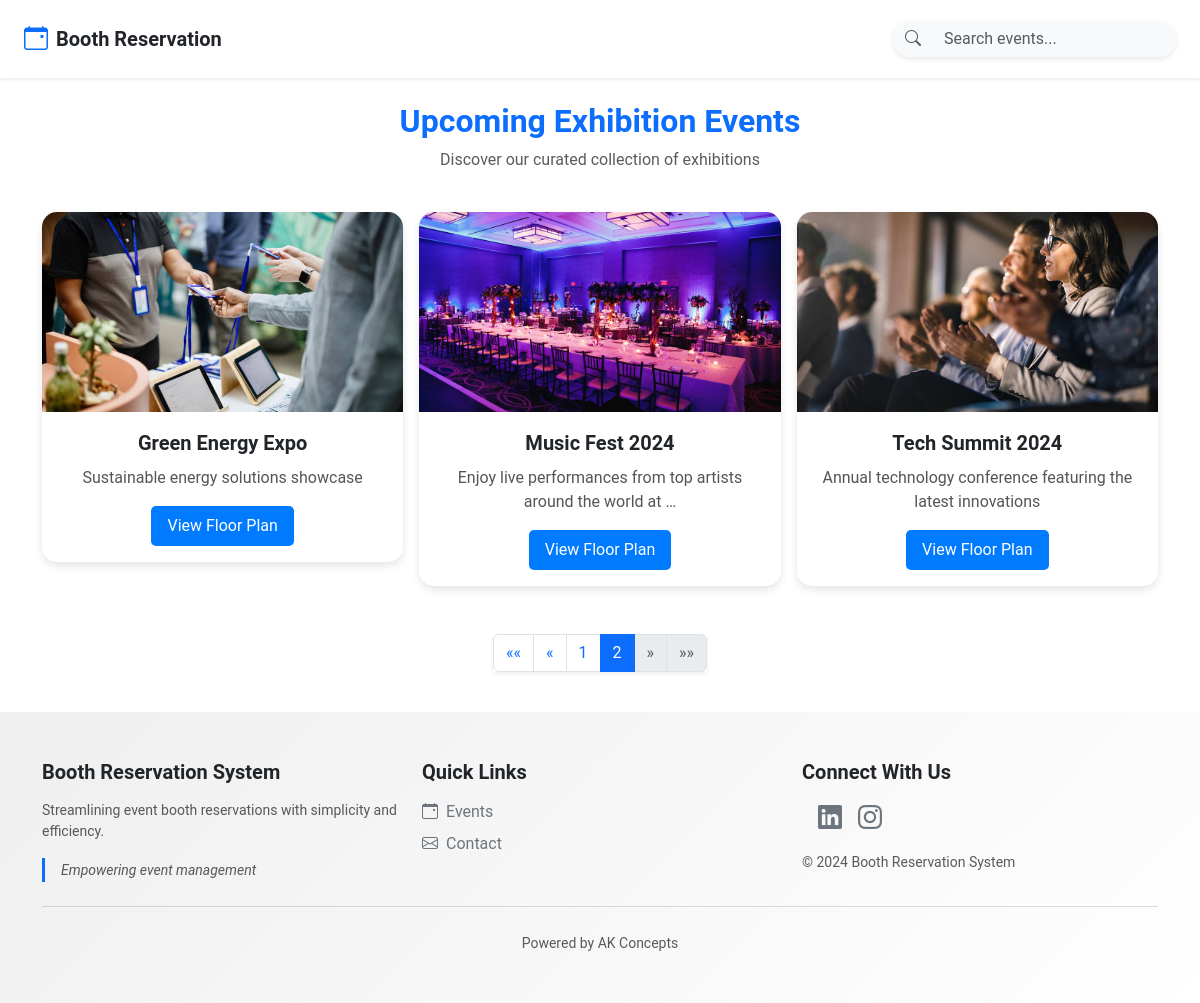
Screenshot of /?page=2 with the database file from the repository.
### reservations/models/event.py (models this page shows, shortened)
class Event(models.Model):
    title = models.CharField(max_length=200)
    description = models.TextField(null=True, blank=True)
    start_date = models.DateTimeField()
    end_date = models.DateTimeField()
    location = models.CharField(max_length=200)
    is_active = models.BooleanField(default=True)
    image = models.ImageField(upload_to='event_images/', null=True, blank=True)  #
    created_at = models.DateTimeField(auto_now_add=True)
    updated_at = models.DateTimeField(auto_now=True)
    class Meta:
        ordering = ['-start_date']
        verbose_name_plural = 'events'

### reservations/views/web.py (the view)
def events_list(request):
    events = Event.objects.order_by('-start_date')
    paginator = Paginator(events, 3)
    page = request.GET.get('page')
    try:
        events_page = paginator.page(page)
    except PageNotAnInteger:
        events_page = paginator.page(1)
    except EmptyPage:
        events_page = paginator.page(paginator.num_pages)
    context = {'events': events_page}
    return render(request, 'reservations/events_list.html', context)

### reservations/templates/reservations/events_list.html (shortened to what this page needs)
{% extends 'reservations/base.html' %}
{% load static %}
{% block extra_css %}
<link href="https://cdn.jsdelivr.net/npm/bootstrap-icons@1.10.0/font/bootstrap-icons.css" rel="stylesheet">
{% endblock %}
{% block content %}
<div>
    <div class="row mb-4">
        <div class="col-12 text-center">
            <h2 class="fw-bold text-primary mb-2">Upcoming Exhibition Events</h2>
            <p class="text-muted">Discover our curated collection of exhibitions</p>
        </div>
    </div>
    <div class="row g-3 row-cols-1 row-cols-md-2 row-cols-lg-3">
        {% for event in events %}
        <div class="col">
            <div class="news-card">
                {% if event.image %}
                <img src="{{ event.image.url }}" class="news-image" alt="{{ event.title }}">
                {% endif %}
                <div class="news-content">
                    <div class="news-title">{{ event.title }}</div>
                    <div class="news-description">{{ event.description|truncatewords:10 }}</div>
                    <a href="{% url 'reservations:floor_plan' event.id %}" class="play-button">View Floor Plan</a>
                </div>
            </div>
        </div>
        {% empty %}
        <div class="col-12">
            <div class="alert alert-info text-center">No active events available.</div>
        </div>
        {% endfor %}
    </div>
    {% include 'reservations/pagination.html' with page_obj=events %}
</div>
{% endblock %}

### static/css/styles.css (style rules this page uses)
:root { --primary-blue: #4052d6; --primary-dark-blue: #4052d6; --success-green: #28a745; --danger-red: #dc3545; --warning-yellow: #ffc107; --gray-50: #f8fafc; --gray-100: #f1f5f9; --gray-200: #e2e8f0; --gray-500: #64748b; --gray-700: #334155; --gray-800: #1e293b; --gradient-primary: linear-gradient(135deg, var(--primary-blue) 0%, var(--primary-dark-blue) 100%); --gradient-available: linear-gradient(145deg, #ffffff 0%, #f8f9fa 100%); --gradient-reserved: linear-gradient(145deg, var(--danger-red) 0%, #c82333 100%); --gradient-processing: linear-gradient(145deg, var(--warning-yellow) 0%, #e0a800 100%); --gradient-selected: linear-gradient(145deg, var(--success-green) 0%, #218838 100%); --gradient-header: linear-gradient(135deg, var(--gray-700) 0%, var(--gray-800) 100%); }
body { font-family: 'Roboto', sans-serif; margin: 0; padding: 0; }

### reservations/templates/reservations/events_list.html (style rules this page uses)
.news-card { border-radius: 15px; overflow: hidden; box-shadow: 0 4px 8px rgba(0, 0, 0, 0.1); transition: transform 0.2s; margin-bottom: 1.5rem; }
.news-image { width: 100%; height: 200px; object-fit: cover; }
.news-content { padding: 1rem; text-align: center; }
.news-title { font-size: 1.25rem; font-weight: bold; margin-bottom: 0.5rem; }
.news-description { font-size: 1rem; color: #555; margin-bottom: 1rem; }
.play-button { display: inline-block; padding: 0.5rem 1rem; font-size: 1rem; color: #fff; background-color: #007bff; border: none; border-radius: 5px; text-decoration: none; }

### rows the page displays
Event: image (picture), title "Green Energy Expo", description "Sustainable energy solutions showcase"
Event: image (picture), title "Music Fest 2024", description "Enjoy live performances from top artists around the world at …"
Event: image (picture), title "Tech Summit 2024", description "Annual technology conference featuring the latest innovations"

### other values shown
{{ num }} "1"
{{ num }} "2"
